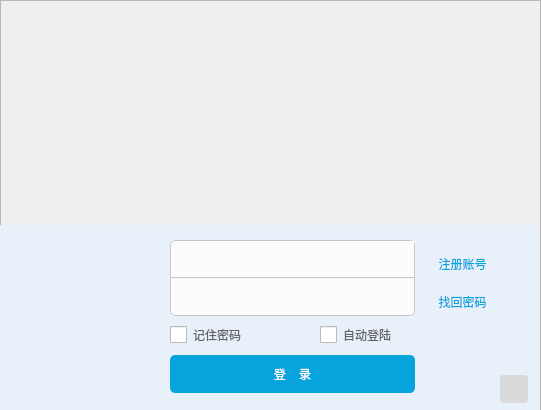
  <widget class="QFrame" name="frame">
   <property name="geometry">
    <rect>
     <x>0</x>
     <y>70</y>
     <width>541</width>
     <height>410</height>
    </rect>
   </property>
   <property name="styleSheet">
    <string notr="true">QFrame#frame{	
	
}</string>
   </property>
   <property name="frameShape">
    <enum>QFrame::StyledPanel</enum>
   </property>
   <property name="frameShadow">
    <enum>QFrame::Raised</enum>
   </property>
   <widget class="QPushButton" name="setButton">
    <property name="geometry">
     <rect>
      <x>435</x>
      <y>0</y>
      <width>35</width>
      <height>35</height>
     </rect>
    </property>
    <property name="minimumSize">
     <size>
      <width>35</width>
      <height>35</height>
     </size>
    </property>
    <property name="maximumSize">
     <size>
      <width>35</width>
      <height>35</height>
     </size>
    </property>
    <property name="styleSheet">
     <string notr="true">QPushButton#setButton{
	border-style: solid;
}

QPushButton#setButton:hover{
	
	background-color: rgba(255, 255, 255, 25);
}
 
QPushButton#setButton:pressed{
	background-color: rgba(255, 255, 255, 50);
}
 </string>
    </property>
    <property name="text">
     <string/>
    </property>
    <property name="icon">
     <iconset resource="res.qrc">
      <normaloff>:/icon/set.png</normaloff>:/icon/set.png</iconset>
    </property>
    <property name="iconSize">
     <size>
      <width>15</width>
      <height>15</height>
     </size>
    </property>
   </widget>
   <widget class="QPushButton" name="minButton">
    <property name="geometry">
     <rect>
      <x>470</x>
      <y>0</y>
      <width>35</width>
      <height>35</height>
     </rect>
    </property>
    <property name="minimumSize">
     <size>
      <width>35</width>
      <height>35</height>
     </size>
    </property>
    <property name="maximumSize">
     <size>
      <width>35</width>
      <height>35</height>
     </size>
    </property>
    <property name="styleSheet">
     <string notr="true">QPushButton#minButton{
	border-style: solid;
}

QPushButton#minButton:hover{
	
	background-color: rgba(255, 255, 255, 25);
}
 
QPushButton#minButton:pressed{
	background-color: rgba(255, 255, 255, 50);
}</string>
    </property>
    <property name="text">
     <string/>
    </property>
    <property name="icon">
     <iconset resource="res.qrc">
      <normaloff>:/icon/最小化 (4).png</normaloff>:/icon/最小化 (4).png</iconset>
    </property>
    <property name="iconSize">
     <size>
      <width>15</width>
      <height>15</height>
     </size>
    </property>
   </widget>
   <widget class="QPushButton" name="closeButton">
    <property name="geometry">
     <rect>
      <x>505</x>
      <y>0</y>
      <width>35</width>
      <height>35</height>
     </rect>
    </property>
    <property name="minimumSize">
     <size>
      <width>35</width>
      <height>35</height>
     </size>
    </property>
    <property name="maximumSize">
     <size>
      <width>35</width>
      <height>35</height>
     </size>
    </property>
    <property name="styleSheet">
     <string notr="true">QPushButton#closeButton{
	border-style: solid;
}

QPushButton#closeButton:hover{
	
	background-color: rgb(230, 75, 75);
}
 
QPushButton#closeButton:pressed{	
	background-color: rgb(153, 49, 49);
}</string>
    </property>
    <property name="text">
     <string/>
    </property>
    <property name="icon">
     <iconset resource="res.qrc">
      <normaloff>:/icon/关闭 (1).png</normaloff>:/icon/关闭 (1).png</iconset>
    </property>
    <property name="iconSize">
     <size>
      <width>15</width>
      <height>15</height>
     </size>
    </property>
   </widget>
   <widget class="PressLabel" name="Animation">
    <property name="geometry">
     <rect>
      <x>0</x>
      <y>0</y>
      <width>540</width>
      <height>225</height>
     </rect>
    </property>
    <property name="text">
     <string/>
    </property>
   </widget>
   <widget class="PressFrame" name="contralFrame">
    <property name="geometry">
     <rect>
      <x>0</x>
      <y>225</y>
      <width>540</width>
      <height>185</height>
     </rect>
    </property>
    <property name="styleSheet">
     <string notr="true">QFrame#contralFrame{		
	background-color: rgb(232, 241, 249);
}</string>
    </property>
    <widget class="QLineEdit" name="passwordLineEdit">
     <property name="geometry">
      <rect>
       <x>170</x>
       <y>53</y>
       <width>245</width>
       <height>38</height>
      </rect>
     </property>
     <property name="font">
      <font>
       <family>Microsoft YaHei UI</family>
       <pointsize>12</pointsize>
      </font>
     </property>
     <property name="styleSheet">
      <string notr="true">QLineEdit{
	border-width: 1px;	
	border-style: solid;
	border-top-color: rgba(0, 0, 0, 0);	
	border-right-color: rgb(200, 200, 200);
	border-bottom-color: rgb(200, 200, 200);
	border-left-color: rgb(200, 200, 200);		
	border-bottom-right-radius: 5px;
	border-bottom-left-radius: 5px;
	background-color: rgb(252, 252, 252);
}

QLineEdit:hover{
	border-width: 1px;
	border-color:rgb(6, 163, 220);
}</string>
     </property>
     <property name="echoMode">
      <enum>QLineEdit::Password</enum>
     </property>
    </widget>
    <widget class="QComboBox" name="numberComboBox">
     <property name="geometry">
      <rect>
       <x>170</x>
       <y>15</y>
       <width>245</width>
       <height>38</height>
      </rect>
     </property>
     <property name="font">
      <font>
       <family>Microsoft YaHei UI</family>
       <pointsize>12</pointsize>
       <weight>50</weight>
       <italic>false</italic>
       <bold>false</bold>
      </font>
     </property>
     <property name="styleSheet">
      <string notr="true">QComboBox{
	border: 1px solid rgb(200, 200, 200);
	background-color: rgb(252, 252, 252);		
	border-top-left-radius: 5px;
	border-top-right-radius: 5px;	
}

QComboBox:editable:hover{
	border-color:rgb(6, 163, 220);	
	border-width: 1px;
}
QComboBox::down-arrow {			
   	border-style: solid;	
	border-image: url(:/icon/comboBox_1.png);
}

QComboBox::drop-down{	
	background-color: rgb(252, 252, 252);
	width: 30px;
}

QComboBox::down-arrow:hover{	
	border-image: url(:/icon/comboBox.png);
}</string>
     </property>
     <property name="editable">
      <bool>true</bool>
     </property>
     <property name="duplicatesEnabled">
      <bool>false</bool>
     </property>
     <property name="frame">
      <bool>true</bool>
     </property>
    </widget>
    <widget class="QCheckBox" name="remberCheckBox">
     <property name="geometry">
      <rect>
       <x>170</x>
       <y>100</y>
       <width>91</width>
       <height>19</height>
      </rect>
     </property>
     <property name="font">
      <font>
       <family>Microsoft YaHei UI</family>
      </font>
     </property>
     <property name="styleSheet">
      <string notr="true">QCheckBox#remberCheckBox{
	color: rgb(100, 100, 100);
}

QCheckBox#remberCheckBox::indicator {
    width: 17px;
    height: 17px;
}

QCheckBox#remberCheckBox::indicator:unchecked {    
	image: url(:/icon/unCheck_1.png);
}

QCheckBox#remberCheckBox::indicator:unchecked:hover {
    
	image: url(:/icon/unCheck_2.png);
}

QCheckBox#remberCheckBox::indicator:unchecked:pressed {
    image: url(:/icon/unCheck_3.png);
}

QCheckBox#remberCheckBox::indicator:checked{
	image: url(:/icon/check_2.png);
}

QCheckBox#remberCheckBox::indicator:checked:hover {
    image: url(:/icon/check_1.png);
}

QCheckBox#remberCheckBox::indicator:checked:pressed {
    image: url(:/icon/check_3.png);
}
</string>
     </property>
     <property name="text">
      <string>记住密码</string>
     </property>
     <property name="tristate">
      <bool>false</bool>
     </property>
    </widget>
    <widget class="QCheckBox" name="autoCheckBox">
     <property name="geometry">
      <rect>
       <x>320</x>
       <y>100</y>
       <width>91</width>
       <height>19</height>
      </rect>
     </property>
     <property name="font">
      <font>
       <family>Microsoft YaHei UI</family>
      </font>
     </property>
     <property name="styleSheet">
      <string notr="true">QCheckBox#autoCheckBox{
	color: rgb(100, 100, 100);
}

QCheckBox#autoCheckBox::indicator {
    width: 17px;
    height: 17px;
}

QCheckBox#autoCheckBox::indicator:unchecked {    
	image: url(:/icon/unCheck_1.png);
}

QCheckBox#autoCheckBox::indicator:unchecked:hover {
    
	image: url(:/icon/unCheck_2.png);
}

QCheckBox#autoCheckBox::indicator:unchecked:pressed {
    image: url(:/icon/unCheck_3.png);
}

QCheckBox#autoCheckBox::indicator:checked{
	image: url(:/icon/check_2.png);
}

QCheckBox#autoCheckBox::indicator:checked:hover {
    image: url(:/icon/check_1.png);
}

QCheckBox#autoCheckBox::indicator:checked:pressed {
    image: url(:/icon/check_3.png);
}
</string>
     </property>
     <property name="text">
      <string>自动登陆</string>
     </property>
     <property name="tristate">
      <bool>false</bool>
     </property>
    </widget>
    <widget class="QPushButton" name="loginButton">
     <property name="geometry">
      <rect>
       <x>170</x>
       <y>130</y>
       <width>245</width>
       <height>38</height>
      </rect>
     </property>
     <property name="font">
      <font>
       <family>Microsoft YaHei UI</family>
       <pointsize>9</pointsize>
      </font>
     </property>
     <property name="styleSheet">
      <string notr="true">QPushButton#loginButton{
	
	color: rgb(255, 255, 255);
	border-style: solid;
	border-radius: 5px;	
	background-color: rgb(6, 163, 220);
}

QPushButton#loginButton:hover{
	background-color: rgb(16, 196, 245);
}

QPushButton#loginButton:pressed {
	background-color: rgb(3, 130, 176);
}</string>
     </property>
     <property name="text">
      <string>登    录</string>
     </property>
    </widget>
    <widget class="QPushButton" name="addButton">
     <property name="geometry">
      <rect>
       <x>10</x>
       <y>150</y>
       <width>28</width>
       <height>28</height>
      </rect>
     </property>
     <property name="styleSheet">
      <string notr="true">QPushButton#addButton{
	border-style:outset;
	border-radius: 4px;	
	
	border-image: url(:/icon/addUser_1.png);
}

QPushButton#addButton:hover{
	
	border-image: url(:/icon/addUser_2.png);
}

QPushButton#addButton:pressed{
	
	border-image: url(:/icon/addUser_3.png);
}</string>
     </property>
     <property name="text">
      <string/>
     </property>
     <property name="iconSize">
      <size>
       <width>26</width>
       <height>26</height>
      </size>
     </property>
    </widget>
    <widget class="QPushButton" name="scanButton">
     <property name="geometry">
      <rect>
       <x>500</x>
       <y>150</y>
       <width>28</width>
       <height>28</height>
      </rect>
     </property>
     <property name="styleSheet">
      <string notr="true">QPushButton#scanButton{
	border-style:outset;
	border-radius: 3px;	
	background-color: rgb(218, 218, 218);
}

QPushButton#scanButton:hover{
	background-color: rgb(16, 196, 245);
}

QPushButton#scanButton:pressed{
	background-color: rgb(3, 130, 176);
}</string>
     </property>
     <property name="text">
      <string/>
     </property>
     <property name="icon">
      <iconset resource="res.qrc">
       <normaloff>:/icon/QRcode.png</normaloff>:/icon/QRcode.png</iconset>
     </property>
     <property name="iconSize">
      <size>
       <width>26</width>
       <height>26</height>
      </size>
     </property>
    </widget>
    <widget class="QWidget" name="titleImage" native="true">
     <property name="geometry">
      <rect>
       <x>50</x>
       <y>20</y>
       <width>100</width>
       <height>100</height>
      </rect>
     </property>
     <property name="minimumSize">
      <size>
       <width>35</width>
       <height>35</height>
      </size>
     </property>
     <property name="styleSheet">
      <string notr="true">QWidget#titleImage{
	border-style: solid;
	border-radius: 50px;
	
	border-image: url(:/icon/title.jpg);
}</string>
     </property>
     <widget class="QPushButton" name="stateButton">
      <property name="geometry">
       <rect>
        <x>80</x>
        <y>80</y>
        <width>20</width>
        <height>20</height>
       </rect>
      </property>
      <property name="styleSheet">
       <string notr="true">QPushButton#stateButton{
	border-style: solid;
	
}

QPushButton#stateButton:hover{	
	background-color: rgb(220, 220, 220);
}

QPushButton#stateButton:pressed{
	background-color: rgb(200, 200, 200);
}</string>
      </property>
      <property name="text">
       <string/>
      </property>
      <property name="icon">
       <iconset resource="res.qrc">
        <normaloff>:/icon/title_2.png</normaloff>:/icon/title_2.png</iconset>
      </property>
      <property name="iconSize">
       <size>
        <width>27</width>
        <height>27</height>
       </size>
      </property>
     </widget>
    </widget>
    <widget class="QPushButton" name="registerButton">
     <property name="geometry">
      <rect>
       <x>427</x>
       <y>25</y>
       <width>71</width>
       <height>28</height>
      </rect>
     </property>
     <property name="font">
      <font>
       <family>Microsoft YaHei UI</family>
      </font>
     </property>
     <property name="styleSheet">
      <string notr="true">QPushButton#registerButton{
	color: rgb(6, 163, 220);
	border-style:solid;
}

QPushButton#registerButton:hover {
	color:rgb(16, 196, 245);
}

QPushButton#registerButton:pressed{
	
	color: rgb(3, 130, 176);;
}</string>
     </property>
     <property name="text">
      <string>注册账号</string>
     </property>
    </widget>
    <widget class="QPushButton" name="retrieveButton">
     <property name="geometry">
      <rect>
       <x>427</x>
       <y>63</y>
       <width>71</width>
       <height>28</height>
      </rect>
     </property>
     <property name="font">
      <font>
       <family>Microsoft YaHei UI</family>
      </font>
     </property>
     <property name="styleSheet">
      <string notr="true">QPushButton#retrieveButton{
	color: rgb(6, 163, 220);
	border-style:solid;
}

QPushButton#retrieveButton:hover {
	color:rgb(16, 196, 245);
}

QPushButton#retrieveButton:pressed{
	
	color: rgb(3, 130, 176);;
}</string>
     </property>
     <property name="text">
      <string>找回密码</string>
     </property>
    </widget>
    <zorder>numberComboBox</zorder>
    <zorder>remberCheckBox</zorder>
    <zorder>autoCheckBox</zorder>
    <zorder>loginButton</zorder>
    <zorder>addButton</zorder>
    <zorder>scanButton</zorder>
    <zorder>titleImage</zorder>
    <zorder>registerButton</zorder>
    <zorder>retrieveButton</zorder>
    <zorder>passwordLineEdit</zorder>
   </widget>
   <zorder>Animation</zorder>
   <zorder>setButton</zorder>
   <zorder>minButton</zorder>
   <zorder>closeButton</zorder>
   <zorder>contralFrame</zorder>
  </widget>
